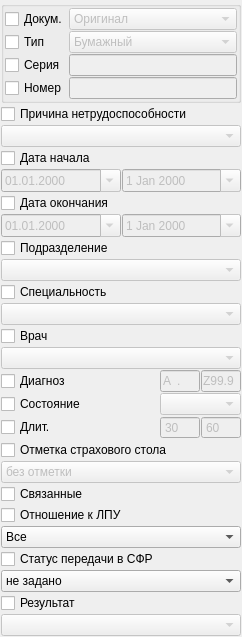
                    <widget class="QWidget" name="scrollAreaWidgetContents_7">
                     <property name="geometry">
                      <rect>
                       <x>0</x>
                       <y>0</y>
                       <width>229</width>
                       <height>567</height>
                      </rect>
                     </property>
                     <layout class="QGridLayout" name="gridLayout_2">
                      <property name="margin">
                       <number>1</number>
                      </property>
                      <property name="spacing">
                       <number>1</number>
                      </property>
                      <item row="0" column="0" colspan="3">
                       <widget class="QGroupBox" name="groupBox_3">
                        <property name="title">
                         <string/>
                        </property>
                        <layout class="QGridLayout" name="gridLayout_25">
                         <property name="margin">
                          <number>1</number>
                         </property>
                         <property name="spacing">
                          <number>1</number>
                         </property>
                         <item row="2" column="0">
                          <widget class="QCheckBox" name="chkFilterExpertSerial">
                           <property name="text">
                            <string>Серия</string>
                           </property>
                          </widget>
                         </item>
                         <item row="2" column="1">
                          <widget class="QLineEdit" name="edtFilterExpertSerial">
                           <property name="enabled">
                            <bool>false</bool>
                           </property>
                          </widget>
                         </item>
                         <item row="3" column="0">
                          <widget class="QCheckBox" name="chkFilterExpertNumber">
                           <property name="text">
                            <string>Номер</string>
                           </property>
                          </widget>
                         </item>
                         <item row="3" column="1">
                          <widget class="QLineEdit" name="edtFilterExpertNumber">
                           <property name="enabled">
                            <bool>false</bool>
                           </property>
                          </widget>
                         </item>
                         <item row="0" column="1">
                          <widget class="QComboBox" name="cmbPrimaryOrDuble">
                           <property name="enabled">
                            <bool>false</bool>
                           </property>
                           <item>
                            <property name="text">
                             <string>Оригинал</string>
                            </property>
                           </item>
                           <item>
                            <property name="text">
                             <string>Дубликат</string>
                            </property>
                           </item>
                          </widget>
                         </item>
                         <item row="0" column="0">
                          <widget class="QCheckBox" name="chkPrimaryOrDuble">
                           <property name="text">
                            <string>Докум.</string>
                           </property>
                          </widget>
                         </item>
                         <item row="1" column="0">
                          <widget class="QCheckBox" name="chkFilterTempInvalidDocType">
                           <property name="text">
                            <string>Тип</string>
                           </property>
                          </widget>
                         </item>
                         <item row="1" column="1">
                          <widget class="QComboBox" name="cmbFilterTempInvalidDocType">
                           <property name="enabled">
                            <bool>false</bool>
                           </property>
                           <item>
                            <property name="text">
                             <string>Бумажный</string>
                            </property>
                           </item>
                           <item>
                            <property name="text">
                             <string>Электронный</string>
                            </property>
                           </item>
                          </widget>
                         </item>
                        </layout>
                       </widget>
                      </item>
                      <item row="23" column="0">
                       <widget class="QCheckBox" name="chkFilterExpertResult">
                        <property name="text">
                         <string>Результат</string>
                        </property>
                       </widget>
                      </item>
                      <item row="1" column="0" colspan="3">
                       <widget class="QCheckBox" name="chkFilterExpertReason">
                        <property name="text">
                         <string>Причина нетрудоспособности</string>
                        </property>
                       </widget>
                      </item>
                      <item row="2" column="0" colspan="3">
                       <widget class="CRBComboBox" name="cmbFilterExpertReason">
                        <property name="enabled">
                         <bool>false</bool>
                        </property>
                       </widget>
                      </item>
                      <item row="3" column="0" colspan="3">
                       <widget class="QCheckBox" name="chkFilterExpertBegDate">
                        <property name="text">
                         <string>Дата начала</string>
                        </property>
                       </widget>
                      </item>
                      <item row="5" column="0" colspan="3">
                       <widget class="QCheckBox" name="chkFilterExpertEndDate">
                        <property name="text">
                         <string>Дата окончания</string>
                        </property>
                       </widget>
                      </item>
                      <item row="4" column="0" colspan="3">
                       <layout class="QHBoxLayout" name="horizontalLayout_18">
                        <item>
                         <widget class="CDateEdit" name="edtFilterExpertBegBegDate">
                          <property name="enabled">
                           <bool>false</bool>
                          </property>
                          <property name="sizePolicy">
                           <sizepolicy hsizetype="Minimum" vsizetype="Fixed">
                            <horstretch>0</horstretch>
                            <verstretch>0</verstretch>
                           </sizepolicy>
                          </property>
                          <property name="minimumSize">
                           <size>
                            <width>94</width>
                            <height>0</height>
                           </size>
                          </property>
                          <property name="maximumSize">
                           <size>
                            <width>16777215</width>
                            <height>16777215</height>
                           </size>
                          </property>
                          <property name="displayFormat">
                           <string notr="true">dd.MM.yyyy</string>
                          </property>
                          <property name="calendarPopup">
                           <bool>true</bool>
                          </property>
                         </widget>
                        </item>
                        <item>
                         <widget class="CDateEdit" name="edtFilterExpertEndBegDate">
                          <property name="enabled">
                           <bool>false</bool>
                          </property>
                          <property name="minimumSize">
                           <size>
                            <width>94</width>
                            <height>0</height>
                           </size>
                          </property>
                          <property name="maximumSize">
                           <size>
                            <width>16777215</width>
                            <height>16777215</height>
                           </size>
                          </property>
                          <property name="calendarPopup">
                           <bool>true</bool>
                          </property>
                         </widget>
                        </item>
                       </layout>
                      </item>
                      <item row="9" column="0" colspan="3">
                       <widget class="QCheckBox" name="chkFilterExpertSpeciality">
                        <property name="text">
                         <string>Специальность</string>
                        </property>
                       </widget>
                      </item>
                      <item row="8" column="0" colspan="3">
                       <widget class="COrgStructureComboBox" name="cmbFilterExpertOrgStruct">
                        <property name="enabled">
                         <bool>false</bool>
                        </property>
                       </widget>
                      </item>
                      <item row="6" column="0" colspan="3">
                       <layout class="QHBoxLayout" name="horizontalLayout_19">
                        <item>
                         <widget class="CDateEdit" name="edtFilterExpertBegEndDate">
                          <property name="enabled">
                           <bool>false</bool>
                          </property>
                          <property name="sizePolicy">
                           <sizepolicy hsizetype="Minimum" vsizetype="Fixed">
                            <horstretch>0</horstretch>
                            <verstretch>0</verstretch>
                           </sizepolicy>
                          </property>
                          <property name="minimumSize">
                           <size>
                            <width>94</width>
                            <height>0</height>
                           </size>
                          </property>
                          <property name="maximumSize">
                           <size>
                            <width>16777215</width>
                            <height>16777215</height>
                           </size>
                          </property>
                          <property name="displayFormat">
                           <string notr="true">dd.MM.yyyy</string>
                          </property>
                          <property name="calendarPopup">
                           <bool>true</bool>
                          </property>
                         </widget>
                        </item>
                        <item>
                         <widget class="CDateEdit" name="edtFilterExpertEndEndDate">
                          <property name="enabled">
                           <bool>false</bool>
                          </property>
                          <property name="minimumSize">
                           <size>
                            <width>94</width>
                            <height>0</height>
                           </size>
                          </property>
                          <property name="maximumSize">
                           <size>
                            <width>16777215</width>
                            <height>16777215</height>
                           </size>
                          </property>
                          <property name="calendarPopup">
                           <bool>true</bool>
                          </property>
                         </widget>
                        </item>
                       </layout>
                      </item>
                      <item row="7" column="0" colspan="3">
                       <widget class="QCheckBox" name="chkFilterExpertOrgStruct">
                        <property name="text">
                         <string>Подразделение</string>
                        </property>
                       </widget>
                      </item>
                      <item row="10" column="0" colspan="3">
                       <widget class="CRBComboBox" name="cmbFilterExpertSpeciality">
                        <property name="enabled">
                         <bool>false</bool>
                        </property>
                       </widget>
                      </item>
                      <item row="13" column="2">
                       <widget class="CICDCodeEdit" name="edtFilterExpertEndMKB">
                        <property name="enabled">
                         <bool>false</bool>
                        </property>
                        <property name="sizePolicy">
                         <sizepolicy hsizetype="Fixed" vsizetype="Fixed">
                          <horstretch>0</horstretch>
                          <verstretch>0</verstretch>
                         </sizepolicy>
                        </property>
                        <property name="maximumSize">
                         <size>
                          <width>40</width>
                          <height>16777215</height>
                         </size>
                        </property>
                        <property name="inputMask">
                         <string>a00.00; </string>
                        </property>
                        <property name="text">
                         <string>Z99.9</string>
                        </property>
                        <property name="maxLength">
                         <number>6</number>
                        </property>
                       </widget>
                      </item>
                      <item row="11" column="0" colspan="3">
                       <widget class="QCheckBox" name="chkFilterExpertPerson">
                        <property name="text">
                         <string>Врач</string>
                        </property>
                       </widget>
                      </item>
                      <item row="12" column="0" colspan="3">
                       <widget class="CPersonComboBoxEx" name="cmbFilterExpertPerson">
                        <property name="enabled">
                         <bool>false</bool>
                        </property>
                       </widget>
                      </item>
                      <item row="13" column="0">
                       <widget class="QCheckBox" name="chkFilterExpertMKB">
                        <property name="text">
                         <string>Диагноз</string>
                        </property>
                       </widget>
                      </item>
                      <item row="13" column="1">
                       <widget class="CICDCodeEdit" name="edtFilterExpertBegMKB">
                        <property name="enabled">
                         <bool>false</bool>
                        </property>
                        <property name="sizePolicy">
                         <sizepolicy hsizetype="Fixed" vsizetype="Fixed">
                          <horstretch>0</horstretch>
                          <verstretch>0</verstretch>
                         </sizepolicy>
                        </property>
                        <property name="maximumSize">
                         <size>
                          <width>40</width>
                          <height>16777215</height>
                         </size>
                        </property>
                        <property name="inputMask">
                         <string>a00.00; </string>
                        </property>
                        <property name="text">
                         <string>A.</string>
                        </property>
                        <property name="maxLength">
                         <number>6</number>
                        </property>
                       </widget>
                      </item>
                      <item row="14" column="0">
                       <widget class="QCheckBox" name="chkFilterExpertState">
                        <property name="text">
                         <string>Состояние</string>
                        </property>
                       </widget>
                      </item>
                      <item row="15" column="0">
                       <widget class="QCheckBox" name="chkFilterExpertDuration">
                        <property name="text">
                         <string>Длит.</string>
                        </property>
                       </widget>
                      </item>
                      <item row="14" column="1" colspan="2">
                       <widget class="CTempInvalidStateComboBox" name="cmbFilterExpertState">
                        <property name="enabled">
                         <bool>false</bool>
                        </property>
                       </widget>
                      </item>
                      <item row="15" column="1" colspan="2">
                       <layout class="QHBoxLayout" name="horizontalLayout_20">
                        <item>
                         <widget class="QSpinBox" name="edtFilterExpertBegDuration">
                          <property name="enabled">
                           <bool>false</bool>
                          </property>
                          <property name="sizePolicy">
                           <sizepolicy hsizetype="Ignored" vsizetype="Fixed">
                            <horstretch>0</horstretch>
                            <verstretch>0</verstretch>
                           </sizepolicy>
                          </property>
                          <property name="frame">
                           <bool>true</bool>
                          </property>
                          <property name="buttonSymbols">
                           <enum>QAbstractSpinBox::NoButtons</enum>
                          </property>
                          <property name="maximum">
                           <number>99999</number>
                          </property>
                          <property name="value">
                           <number>30</number>
                          </property>
                         </widget>
                        </item>
                        <item>
                         <widget class="QSpinBox" name="edtFilterExpertEndDuration">
                          <property name="enabled">
                           <bool>false</bool>
                          </property>
                          <property name="sizePolicy">
                           <sizepolicy hsizetype="Ignored" vsizetype="Fixed">
                            <horstretch>0</horstretch>
                            <verstretch>0</verstretch>
                           </sizepolicy>
                          </property>
                          <property name="frame">
                           <bool>true</bool>
                          </property>
                          <property name="buttonSymbols">
                           <enum>QAbstractSpinBox::NoButtons</enum>
                          </property>
                          <property name="maximum">
                           <number>99999</number>
                          </property>
                          <property name="value">
                           <number>60</number>
                          </property>
                         </widget>
                        </item>
                       </layout>
                      </item>
                      <item row="20" column="0" colspan="3">
                       <widget class="QComboBox" name="cmbFilterExpertExternal">
                        <item>
                         <property name="text">
                          <string>Все</string>
                         </property>
                        </item>
                        <item>
                         <property name="text">
                          <string>Открытые в ЛПУ</string>
                         </property>
                        </item>
                        <item>
                         <property name="text">
                          <string>Открытые вне ЛПУ</string>
                         </property>
                        </item>
                       </widget>
                      </item>
                      <item row="19" column="0" colspan="3">
                       <widget class="QCheckBox" name="chkFilterExpertExternal">
                        <property name="text">
                         <string>Отношение к ЛПУ</string>
                        </property>
                       </widget>
                      </item>
                      <item row="18" column="0" colspan="3">
                       <widget class="QCheckBox" name="chkFilterExpertLinked">
                        <property name="text">
                         <string>Связанные</string>
                        </property>
                       </widget>
                      </item>
                      <item row="17" column="0" colspan="3">
                       <widget class="QComboBox" name="cmbFilterExpertInsuranceOfficeMark">
                        <property name="enabled">
                         <bool>false</bool>
                        </property>
                        <item>
                         <property name="text">
                          <string>без отметки</string>
                         </property>
                        </item>
                        <item>
                         <property name="text">
                          <string>с отметкой</string>
                         </property>
                        </item>
                       </widget>
                      </item>
                      <item row="25" column="0">
                       <spacer name="verticalSpacer_6">
                        <property name="orientation">
                         <enum>Qt::Vertical</enum>
                        </property>
                        <property name="sizeHint" stdset="0">
                         <size>
                          <width>20</width>
                          <height>40</height>
                         </size>
                        </property>
                       </spacer>
                      </item>
                      <item row="16" column="0" colspan="3">
                       <widget class="QCheckBox" name="chkFilterExpertInsuranceOfficeMark">
                        <property name="text">
                         <string>Отметка страхового стола</string>
                        </property>
                       </widget>
                      </item>
                      <item row="22" column="0" colspan="3">
                       <widget class="QComboBox" name="cmbFilterExpertExportFSS">
                        <item>
                         <property name="text">
                          <string>не задано</string>
                         </property>
                        </item>
                        <item>
                         <property name="text">
                          <string>успешно</string>
                         </property>
                        </item>
                        <item>
                         <property name="text">
                          <string>неуспешно</string>
                         </property>
                        </item>
                        <item>
                         <property name="text">
                          <string>неотправленные</string>
                         </property>
                        </item>
                       </widget>
                      </item>
                      <item row="21" column="0">
                       <widget class="QCheckBox" name="chkFilterExpertExportFSS">
                        <property name="text">
                         <string>Статус передачи в СФР</string>
                        </property>
                       </widget>
                      </item>
                      <item row="24" column="0" colspan="3">
                       <widget class="CRBComboBox" name="cmbFilterExpertResult">
                        <property name="enabled">
                         <bool>false</bool>
                        </property>
                       </widget>
                      </item>
                     </layout>
                    </widget>
